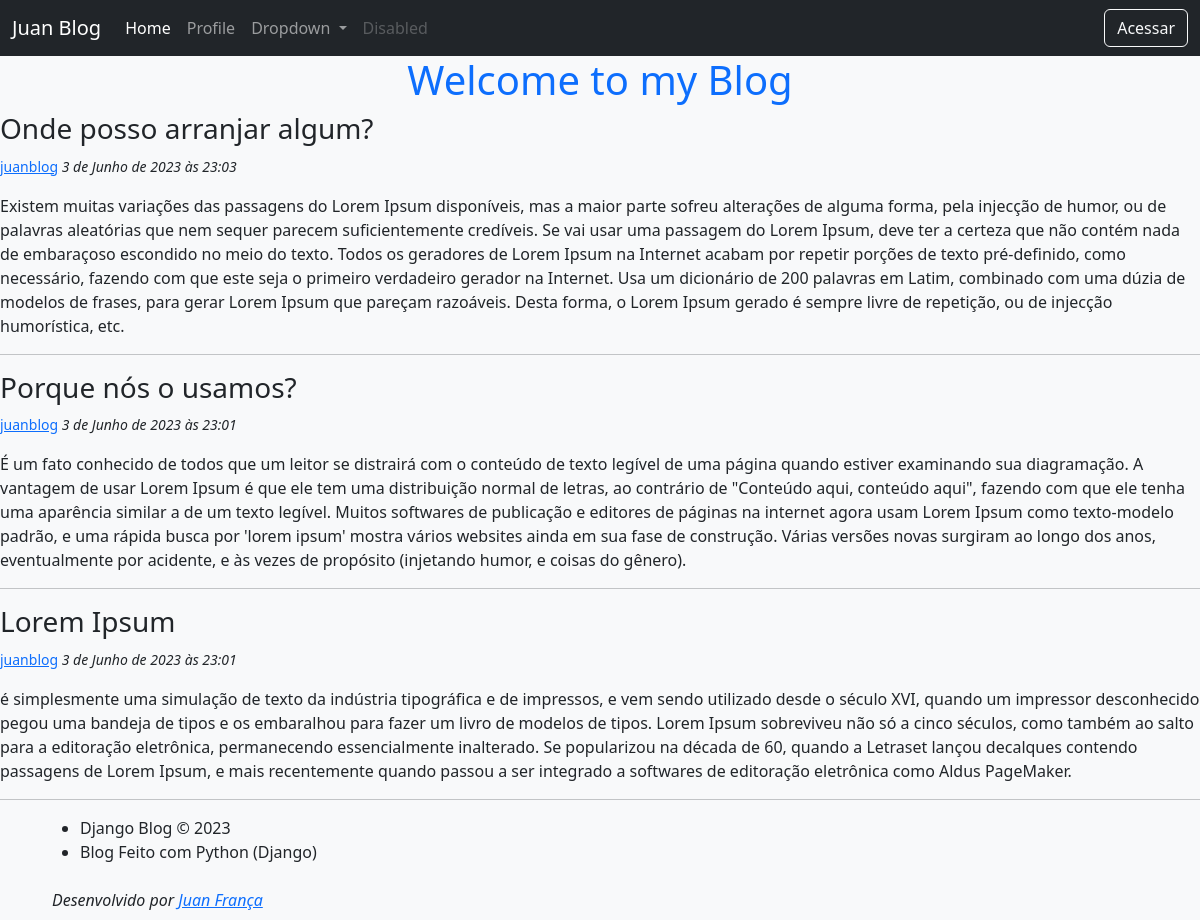
Before: / with the older database file.
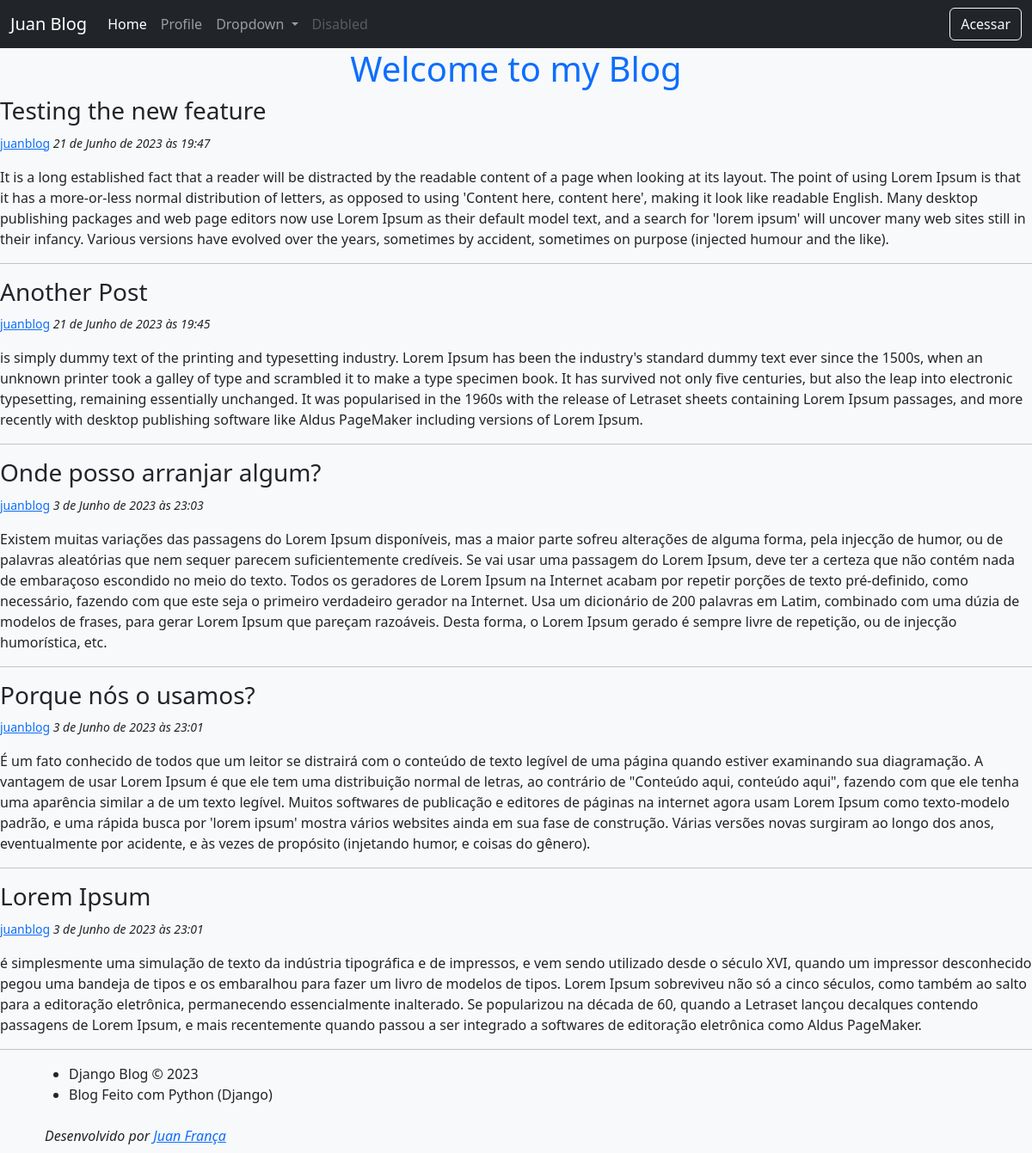
After: the same page with the newer database file.
### blog/models.py (models this page shows, shortened)
class Posts(models.Model):
    author = models.ForeignKey(settings.AUTH_USER_MODEL, on_delete=models.CASCADE)
    title = models.CharField(max_length=50)
    description = models.TextField()
    created_date = models.DateTimeField(default=timezone.now)
    published_date = models.DateTimeField(blank=True, null=True)

### blog/views.py (the view)
# urls.py: 2. Add a URL to urlpatterns:  path('', views.home, name='home')
def home(request):
    posts = Posts.objects.all().order_by('-published_date')
    form = PostForm
    return render(request, 'home.html', {'posts':posts, 'form':form})

### blog/templates/home.html (shortened to what this page needs)
{% extends 'base.html' %}
{% block content %}
    <h1 class="text-primary d-flex justify-content-center"> Welcome to my Blog</h1>
    {% for post in posts %}
        <h3>{{ post.title  }}</h3>
        <p class="text-sm"> <a href="#"><small>{{ post.author }}</a> <i>{{ post.published_date }}</small></i> </p>
        <p>{{ post.description }}</p>
        <hr>
    {% endfor %}
    <footer class=" px-5 py-10 ">
        <ul class="flex justify-between items-center">
            <li>Django Blog &copy; 2023 </li>
            <li> Blog Feito com Python (Django)</li>
        </ul>
        <div class =' px-1 py-2 text-sm flex justify-center'>
            <i> Desenvolvido por <a href="https://github.com/juanfranca" target="_blank">Juan França</a> </i>
        </div>
    </footer>
{% endblock %}

### templates/base.html (shortened to what this page needs)
<!DOCTYPE html>
<html lang="pt-br">
<head>
    <link href="https://cdn.jsdelivr.net/npm/bootstrap@5.3.0-alpha3/dist/css/bootstrap.min.css" rel="stylesheet">
</head>
<body class="bg-light  font-primary">
    {% include 'navbar.html' %}
    {% block content %}
    {% endblock %}
</body>
</html>

### templates/navbar.html (shortened to what this page needs)
<nav class="navbar bg-dark navbar-expand-lg bg-light text-secondary" data-bs-theme="dark">
    <div class="container-fluid">
      <a class="navbar-brand" href="/">Juan Blog</a>
      <div class="collapse navbar-collapse" id="navbarSupportedContent">
        <ul class="navbar-nav me-auto mb-2 mb-lg-0">
          <li class="nav-item">
            <a class="nav-link active" aria-current="page" href="#">Home</a>
          </li>
          <li class="nav-item">
            <a class="nav-link" href="#">Profile</a>
          </li>
          <li class="nav-item dropdown">
            <a class="nav-link dropdown-toggle" href="#" role="button" data-bs-toggle="dropdown" aria-expanded="false">
              Dropdown
            </a>
          </li>
          <li class="nav-item">
            <a class="nav-link disabled">Disabled</a>
          </li>
        </ul>
        <form class="d-flex" role="search">
          {% if user.is_authenticated %}
            <h4>Olá, {{ user.username }}</h4>
            <input class="form-control me-2" type="search" placeholder="Search" aria-label="Search">
            <button class="btn btn-outline-light" type="submit">Search</button>
            <a class="btn btn-outline-light" type="submit" href="{% url 'logout' %}">Sair</a>
          {% else %}
            <a class="btn btn-outline-light" type="submit" href="{% url 'login' %}">Acessar</a>
          {% endif %}
        </form>
      </div>
    </div>
  </nav>

Changed rows visible on the page:
added Posts: title "Testing the new feature", author "juanblog", published_date "21 de Junho de 2023 às 19:47", description "It is a long established fact that a reader will be distracted by the readable content of a page when looking at its layout. The point of using Lorem Ipsum is that it has a more-or-less normal distribution of letters, as opposed to using 'Content here, content here', making it look like readable English. Many desktop publishing packages and web page editors now use Lorem Ipsum as their default model text, and a search for 'lorem ipsum' will uncover many web sites still in their infancy. Various versions have evolved over the years, sometimes by accident, sometimes on purpose (injected humour and the like)."
added Posts: title "Another Post", author "juanblog", published_date "21 de Junho de 2023 às 19:45", description "is simply dummy text of the printing and typesetting industry. Lorem Ipsum has been the industry's standard dummy text ever since the 1500s, when an unknown printer took a galley of type and scrambled it to make a type specimen book. It has survived not only five centuries, but also the leap into electronic typesetting, remaining essentially unchanged. It was popularised in the 1960s with the release of Letraset sheets containing Lorem Ipsum passages, and more recently with desktop publishing software like Aldus PageMaker including versions of Lorem Ipsum."
